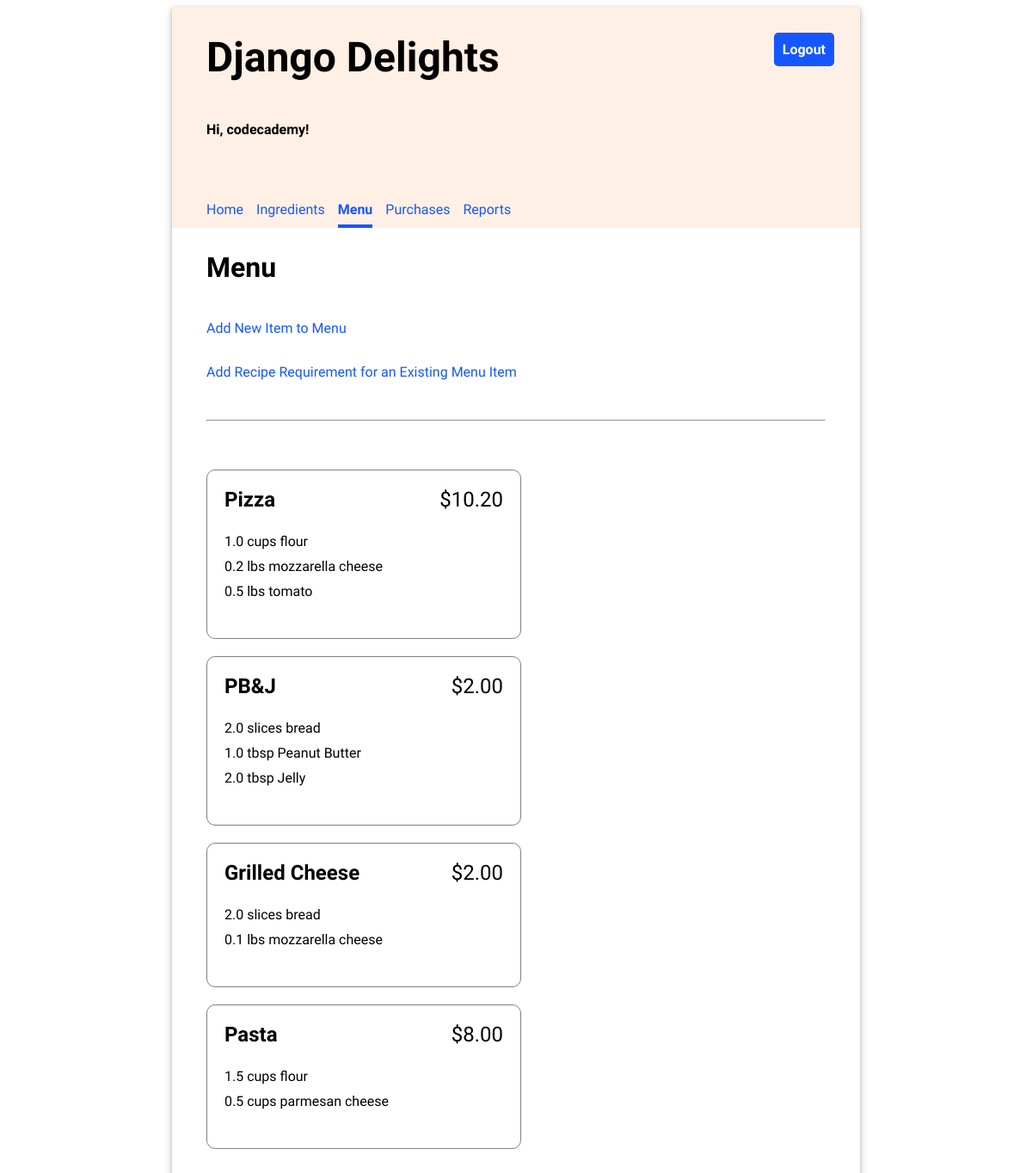
The app's page /menu/ (signed in) with its own data.
### inventory/models.py (models this page shows, shortened)
class MenuItem(models.Model):
    title = models.CharField(max_length=200, unique=True)
    price = models.FloatField(default=0.00)

class RecipeRequirement(models.Model):
    menu_item = models.ForeignKey(MenuItem, on_delete=models.CASCADE)
    ingredient = models.ForeignKey(Ingredient, on_delete=models.CASCADE)
    quantity = models.FloatField(default=0)

class Ingredient(models.Model):
    name = models.CharField(max_length=200, unique=True)
    quantity = models.FloatField(default=0)
    unit = models.CharField(max_length=200)
    price_per_unit = models.FloatField(default=0)

### inventory/views.py (the view)
# urls.py: path('menu/', views.MenuView.as_view(), name="menu"),
class MenuView(LoginRequiredMixin, ListView):
    template_name = "inventory/menu_list.html"
    model = MenuItem

### inventory/templates/inventory/menu_list.html (shortened to what this page needs)
{% extends 'base.html' %}
{% load static %}
{% block content %}
    <h2>Menu</h2>
    <p><a href="{% url 'add_menu_item' %}">Add New Item to Menu</a></p>
    <p><a href="{% url 'add_recipe_requirement' %}">Add Recipe Requirement for an Existing Menu Item</a></p>
    <hr/>
    <ul class="menu-items">
    {% for menu_item in object_list %}
        <li>
            <div class="menu-item-header">
                <div class="menu-item-title">{{ menu_item.title }}</div>
                <div class="menu-item-price">${{ menu_item.price|stringformat:".2f" }}</div>
            </div>
            <ul class="menu-item-ingredients">
                {% for recipe_requirement in menu_item.reciperequirement_set.all %}
                <li>{{ recipe_requirement.quantity }} {{recipe_requirement.ingredient.unit }} {{ recipe_requirement.ingredient.name }}</li>
                {% endfor %}
            </ul>
        </li>
    {% endfor %}
    </ul>
{% endblock %}

### inventory/templates/base.html (shortened to what this page needs)
{% load static %}
<!DOCTYPE html>
<html>
<head>
  <link rel="stylesheet" type="text/css" href="{% static 'inventory/style.css' %}" />
</head>
<body>
  <div class="app">
  <header>
    <div class="header-first-row">
      <h1 class="title">Django Delights</h1>
      {% if user.is_authenticated %}
      <a class="logout" href="/logout">Logout</a>
      {% endif %}
    </div>
    {% if user.is_authenticated %}
      <p>Hi, {{ user.username }}!</p>
      <nav class="navbar">
        {% url 'home' as home_url %}
        {% url 'ingredients' as ingredients_url %}
        {% url 'menu' as menu_url %}
        {% url 'purchases' as purchases_url %}
        {% url 'reports' as reports_url %}
        <a class="nav-item{% if request.path == home_url %} current-page{% endif %}" href="{% url 'home' %}">Home</a>
        <a class="nav-item{% if request.path == ingredients_url %} current-page{% endif %}" href="{% url 'ingredients' %}">Ingredients</a>
        <a class="nav-item{% if request.path == menu_url %} current-page{% endif %}" href="{% url 'menu' %}">Menu</a>
        <a class="nav-item{% if request.path == purchases_url %} current-page{% endif %}" href="{% url 'purchases' %}">Purchases</a>
        <a class="nav-item{% if request.path == reports_url %} current-page{% endif %}" href="{% url 'reports' %}">Reports</a>
      </nav>
    {% endif %}
  </header>
  <main>
    {% block content %}{% endblock %}
  </main>
  </div>
</body>
</html>

### inventory/static/inventory/style.css (style rules this page uses)
body { font-family: 'Oxygen', sans-serif; }
hr { margin: 30px 0; }
header { background-color: #FFF0E5; min-height: 200px; display: flex; align-items: center; flex-direction: column; align-items: flex-start; padding-left: 40px; }
main { display: flex; flex-direction: column; padding: 0 40px 20px 40px; justify-content: center; }
main h2 { font-size: 2em; }
.app { min-width: 800px; max-width: 60%; margin: 0 auto; box-shadow: 0 2px 4px 0 rgba(0, 0, 0, 0.2), 0 3px 10px 0 rgba(0, 0, 0, 0.19); }
.title { font-size: 3em; padding: 30px 0; margin: auto 0; }
header p { font-weight: bold; }
.navbar { margin-top: 50px; display: flex; width: 100%; }
.navbar a { text-decoration: none; padding: 8px 0; color: #1557FF; margin-right: 15px; }
.navbar a:hover, .navbar .current-page { border-bottom: solid 4px #1557FF; border-spacing: 0 15px; font-weight: bold; }
.header-first-row { width: 100%; display: flex; justify-content: space-between; }
.logout { height: max-content; text-align: center; text-decoration: none; border: 0px; background-color: #1557FF; border-radius: 5px; color: white; padding: 10px; font-weight: bold; margin: 30px; font-size: 1em; }
.menu-items { display: flex; flex-wrap: wrap; padding: 0; justify-content: space-between; }
.menu-items * { padding: 0; }
.menu-items > li { display: flex; flex-direction: column; padding: 20px; border: 1px solid grey; margin: 10px 0; border-radius: 10px; justify-content: left; flex-basis: 45%; }
.menu-items, .menu-items ul { list-style-type: none; }
.menu-item-header { display: flex; flex-direction: row; justify-content: space-between; font-size: 1.5em; }
.menu-item-title { font-weight: bold; }
.menu-item-ingredients { padding: 20px 0; }
.menu-item-ingredients * { padding: 5px 0; }
a { text-decoration: none; color: #1557FF; }

### records on screen
MenuItem: title "Pizza", price "10.20"
RecipeRequirement: quantity "1.0", ingredient.unit "cups", ingredient.name "flour"
RecipeRequirement: quantity "0.2", ingredient.unit "lbs", ingredient.name "mozzarella cheese"
RecipeRequirement: quantity "0.5", ingredient.unit "lbs", ingredient.name "tomato"
MenuItem: title "PB&J", price "2.00"
RecipeRequirement: quantity "2.0", ingredient.unit "slices", ingredient.name "bread"
RecipeRequirement: quantity "1.0", ingredient.unit "tbsp", ingredient.name "Peanut Butter"
RecipeRequirement: quantity "2.0", ingredient.unit "tbsp", ingredient.name "Jelly"
MenuItem: title "Grilled Cheese", price "2.00"
RecipeRequirement: quantity "2.0", ingredient.unit "slices", ingredient.name "bread"
RecipeRequirement: quantity "0.1", ingredient.unit "lbs", ingredient.name "mozzarella cheese"
MenuItem: title "Pasta", price "8.00"
RecipeRequirement: quantity "1.5", ingredient.unit "cups", ingredient.name "flour"
RecipeRequirement: quantity "0.5", ingredient.unit "cups", ingredient.name "parmesan cheese"

### other values on screen
{{ user.username }} "codecademy"
